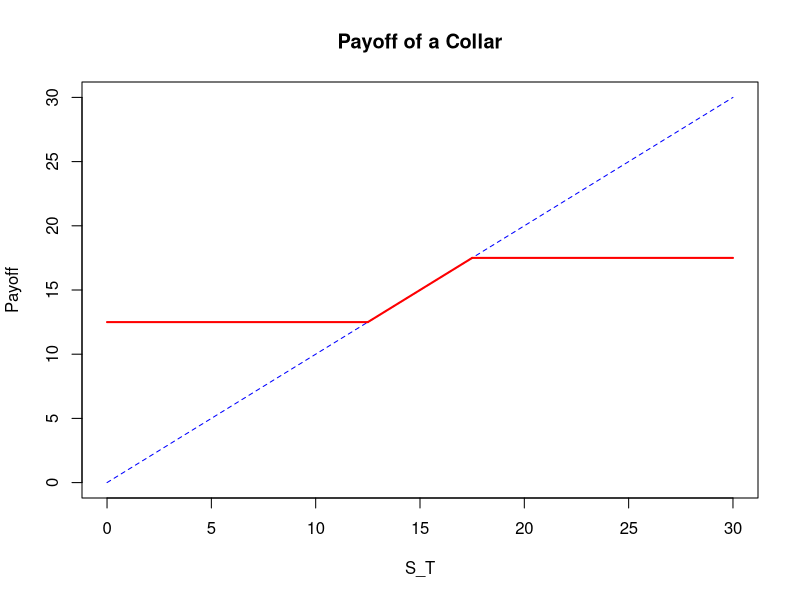

Source code (R):
collar = function(St, Kp, Kc) {
    plot(0:2 * St, 0:2 * St, type = "l", xlab = "S_T", ylab = "Payoff", col = "blue", 
        lty = 2)
    lines(c(0, Kp), c(Kp, Kp), col = "red", lwd = 2)
    lines(c(Kc, Kp), c(Kc, Kp), col = "red", lwd = 2)
    lines(c(Kc, 2 * St), c(Kc, Kc), col = "red", lwd = 2)
    title("Payoff of a Collar")
}

collar(15, 12.5, 17.5) 